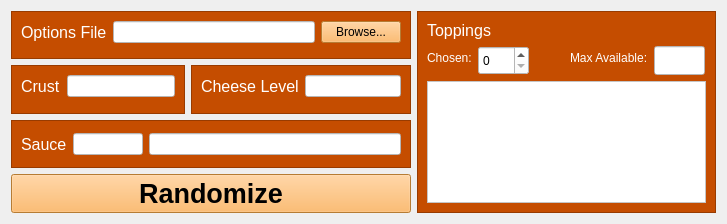
<?xml version="1.0" encoding="UTF-8"?>
<ui version="4.0">
 <class>Form</class>
 <widget class="QWidget" name="Form">
  <property name="geometry">
   <rect>
    <x>0</x>
    <y>0</y>
    <width>727</width>
    <height>224</height>
   </rect>
  </property>
  <property name="minimumSize">
   <size>
    <width>727</width>
    <height>224</height>
   </size>
  </property>
  <property name="maximumSize">
   <size>
    <width>727</width>
    <height>500</height>
   </size>
  </property>
  <property name="windowTitle">
   <string>Random Pizza Generator</string>
  </property>
  <property name="windowIcon">
   <iconset>
    <normaloff>ui/icons8-pizza-80.png</normaloff>ui/icons8-pizza-80.png</iconset>
  </property>
  <property name="styleSheet">
   <string notr="true">background-color: rgb(255, 124, 16);
QLabel {
  color: rgb(255, 255, 255);
}</string>
  </property>
  <layout class="QGridLayout" name="gridLayout_5">
   <item row="0" column="0">
    <layout class="QHBoxLayout" name="horizontalLayout_2"/>
   </item>
   <item row="0" column="1">
    <layout class="QHBoxLayout" name="horizontalLayout_3"/>
   </item>
   <item row="0" column="2">
    <layout class="QHBoxLayout" name="horizontalLayout_7">
     <item>
      <layout class="QVBoxLayout" name="verticalLayout_2">
       <item>
        <layout class="QVBoxLayout" name="verticalLayout">
         <item>
          <widget class="QFrame" name="frame">
           <property name="styleSheet">
            <string notr="true">background-color: rgb(197, 77, 0);</string>
           </property>
           <property name="frameShape">
            <enum>QFrame::StyledPanel</enum>
           </property>
           <property name="frameShadow">
            <enum>QFrame::Raised</enum>
           </property>
           <layout class="QFormLayout" name="formLayout">
            <item row="0" column="0" colspan="2">
             <layout class="QHBoxLayout" name="horizontalLayout">
              <item>
               <widget class="QLabel" name="label_6">
                <property name="font">
                 <font>
                  <pointsize>12</pointsize>
                 </font>
                </property>
                <property name="styleSheet">
                 <string notr="true">color: rgb(255, 255, 255);</string>
                </property>
                <property name="text">
                 <string>Options File</string>
                </property>
               </widget>
              </item>
              <item>
               <widget class="QLineEdit" name="optionsLineEdit">
                <property name="styleSheet">
                 <string notr="true">background-color: rgb(255, 255, 255);
color: rgb(0, 0, 0);</string>
                </property>
                <property name="readOnly">
                 <bool>true</bool>
                </property>
               </widget>
              </item>
              <item>
               <widget class="QPushButton" name="browseButton">
                <property name="styleSheet">
                 <string notr="true">background-color: rgb(255, 173, 73);
color: rgb(0, 0, 0)</string>
                </property>
                <property name="text">
                 <string>Browse...</string>
                </property>
               </widget>
              </item>
             </layout>
            </item>
           </layout>
          </widget>
         </item>
         <item>
          <layout class="QHBoxLayout" name="horizontalLayout_6">
           <item>
            <widget class="QFrame" name="frame_4">
             <property name="styleSheet">
              <string notr="true">background-color: rgb(197, 77, 0);</string>
             </property>
             <property name="frameShape">
              <enum>QFrame::StyledPanel</enum>
             </property>
             <property name="frameShadow">
              <enum>QFrame::Raised</enum>
             </property>
             <layout class="QGridLayout" name="gridLayout">
              <item row="0" column="0">
               <layout class="QFormLayout" name="formLayout_5">
                <item row="0" column="0">
                 <widget class="QLabel" name="label">
                  <property name="font">
                   <font>
                    <pointsize>12</pointsize>
                   </font>
                  </property>
                  <property name="styleSheet">
                   <string notr="true">color: rgb(255, 255, 255);</string>
                  </property>
                  <property name="text">
                   <string>Crust</string>
                  </property>
                 </widget>
                </item>
                <item row="0" column="1">
                 <widget class="QLineEdit" name="crustLineEdit">
                  <property name="styleSheet">
                   <string notr="true">QLineEdit {
	background-color: rgb(255, 255, 255);
    color: rgb(0, 0, 0);
}</string>
                  </property>
                  <property name="readOnly">
                   <bool>true</bool>
                  </property>
                 </widget>
                </item>
               </layout>
              </item>
             </layout>
            </widget>
           </item>
           <item>
            <widget class="QFrame" name="frame_3">
             <property name="maximumSize">
              <size>
               <width>220</width>
               <height>16777215</height>
              </size>
             </property>
             <property name="styleSheet">
              <string notr="true">background-color: rgb(197, 77, 0);</string>
             </property>
             <property name="frameShape">
              <enum>QFrame::StyledPanel</enum>
             </property>
             <property name="frameShadow">
              <enum>QFrame::Raised</enum>
             </property>
             <layout class="QGridLayout" name="gridLayout_4">
              <item row="0" column="0">
               <layout class="QFormLayout" name="formLayout_4">
                <item row="0" column="0">
                 <widget class="QLabel" name="label_2">
                  <property name="font">
                   <font>
                    <pointsize>12</pointsize>
                   </font>
                  </property>
                  <property name="styleSheet">
                   <string notr="true">color: rgb(255, 255, 255);</string>
                  </property>
                  <property name="text">
                   <string>Cheese Level</string>
                  </property>
                 </widget>
                </item>
                <item row="0" column="1">
                 <widget class="QLineEdit" name="cheeseLevelLineEdit">
                  <property name="maximumSize">
                   <size>
                    <width>100</width>
                    <height>16777215</height>
                   </size>
                  </property>
                  <property name="styleSheet">
                   <string notr="true">background-color: rgb(255, 255, 255);
color: rgb(0, 0, 0);</string>
                  </property>
                  <property name="readOnly">
                   <bool>true</bool>
                  </property>
                 </widget>
                </item>
               </layout>
              </item>
             </layout>
            </widget>
           </item>
          </layout>
         </item>
         <item>
          <widget class="QFrame" name="frame_5">
           <property name="styleSheet">
            <string notr="true">background-color: rgb(197, 77, 0);</string>
           </property>
           <property name="frameShape">
            <enum>QFrame::StyledPanel</enum>
           </property>
           <property name="frameShadow">
            <enum>QFrame::Raised</enum>
           </property>
           <layout class="QGridLayout" name="gridLayout_2">
            <item row="0" column="0">
             <layout class="QHBoxLayout" name="horizontalLayout_4">
              <item>
               <widget class="QLabel" name="label_3">
                <property name="font">
                 <font>
                  <pointsize>12</pointsize>
                 </font>
                </property>
                <property name="styleSheet">
                 <string notr="true">color: rgb(255, 255, 255);</string>
                </property>
                <property name="text">
                 <string>Sauce</string>
                </property>
               </widget>
              </item>
              <item>
               <widget class="QLineEdit" name="sauceLevelLineEdit">
                <property name="sizePolicy">
                 <sizepolicy hsizetype="Fixed" vsizetype="Fixed">
                  <horstretch>0</horstretch>
                  <verstretch>0</verstretch>
                 </sizepolicy>
                </property>
                <property name="minimumSize">
                 <size>
                  <width>70</width>
                  <height>0</height>
                 </size>
                </property>
                <property name="maximumSize">
                 <size>
                  <width>70</width>
                  <height>16777215</height>
                 </size>
                </property>
                <property name="styleSheet">
                 <string notr="true">background-color: rgb(255, 255, 255);
color: rgb(0, 0, 0);</string>
                </property>
                <property name="readOnly">
                 <bool>true</bool>
                </property>
               </widget>
              </item>
              <item>
               <widget class="QLineEdit" name="sauceLineEdit">
                <property name="styleSheet">
                 <string notr="true">background-color: rgb(255, 255, 255);
color: rgb(0, 0, 0);</string>
                </property>
                <property name="readOnly">
                 <bool>true</bool>
                </property>
               </widget>
              </item>
             </layout>
            </item>
           </layout>
          </widget>
         </item>
        </layout>
       </item>
       <item>
        <widget class="QPushButton" name="randomizeButton">
         <property name="font">
          <font>
           <pointsize>20</pointsize>
           <weight>75</weight>
           <bold>true</bold>
          </font>
         </property>
         <property name="styleSheet">
          <string notr="true">color: rgb(0, 0, 0);
background-color: rgb(255, 173, 73);</string>
         </property>
         <property name="text">
          <string>Randomize</string>
         </property>
        </widget>
       </item>
      </layout>
     </item>
     <item>
      <widget class="QFrame" name="frame_2">
       <property name="maximumSize">
        <size>
         <width>380</width>
         <height>16777215</height>
        </size>
       </property>
       <property name="styleSheet">
        <string notr="true">background-color: rgb(197, 77, 0);</string>
       </property>
       <property name="frameShape">
        <enum>QFrame::StyledPanel</enum>
       </property>
       <property name="frameShadow">
        <enum>QFrame::Raised</enum>
       </property>
       <layout class="QGridLayout" name="gridLayout_3">
        <item row="0" column="0">
         <widget class="QLabel" name="label_9">
          <property name="font">
           <font>
            <pointsize>12</pointsize>
           </font>
          </property>
          <property name="styleSheet">
           <string notr="true">color: rgb(255, 255, 255);
</string>
          </property>
          <property name="text">
           <string>Toppings</string>
          </property>
         </widget>
        </item>
        <item row="1" column="0">
         <layout class="QHBoxLayout" name="horizontalLayout_5">
          <item>
           <layout class="QFormLayout" name="formLayout_3">
            <item row="0" column="0">
             <widget class="QLabel" name="label_7">
              <property name="styleSheet">
               <string notr="true">color: rgb(255, 255, 255);</string>
              </property>
              <property name="text">
               <string>Chosen:</string>
              </property>
             </widget>
            </item>
            <item row="0" column="1">
             <widget class="QSpinBox" name="toppingNumSelect">
              <property name="sizePolicy">
               <sizepolicy hsizetype="Fixed" vsizetype="Fixed">
                <horstretch>0</horstretch>
                <verstretch>0</verstretch>
               </sizepolicy>
              </property>
              <property name="minimumSize">
               <size>
                <width>51</width>
                <height>29</height>
               </size>
              </property>
              <property name="maximumSize">
               <size>
                <width>51</width>
                <height>16777215</height>
               </size>
              </property>
              <property name="styleSheet">
               <string notr="true">background-color: rgb(255, 255, 255);
color: rgb(0, 0, 0);</string>
              </property>
             </widget>
            </item>
           </layout>
          </item>
          <item>
           <layout class="QFormLayout" name="formLayout_2">
            <item row="0" column="0">
             <widget class="QLabel" name="label_8">
              <property name="styleSheet">
               <string notr="true">color: rgb(255, 255, 255);</string>
              </property>
              <property name="text">
               <string>Max Available:</string>
              </property>
             </widget>
            </item>
            <item row="0" column="1">
             <widget class="QLineEdit" name="maxToppingsLineEdit">
              <property name="sizePolicy">
               <sizepolicy hsizetype="Fixed" vsizetype="Fixed">
                <horstretch>0</horstretch>
                <verstretch>0</verstretch>
               </sizepolicy>
              </property>
              <property name="minimumSize">
               <size>
                <width>51</width>
                <height>29</height>
               </size>
              </property>
              <property name="maximumSize">
               <size>
                <width>51</width>
                <height>29</height>
               </size>
              </property>
              <property name="styleSheet">
               <string notr="true">background-color: rgb(255, 255, 255);
color: rgb(0, 0, 0);</string>
              </property>
              <property name="readOnly">
               <bool>true</bool>
              </property>
             </widget>
            </item>
           </layout>
          </item>
         </layout>
        </item>
        <item row="2" column="0">
         <widget class="QListWidget" name="toppingsListWidget">
          <property name="styleSheet">
           <string notr="true">background-color: rgb(255, 255, 255);
color: rgb(0, 0, 0);</string>
          </property>
          <property name="alternatingRowColors">
           <bool>false</bool>
          </property>
          <property name="sortingEnabled">
           <bool>false</bool>
          </property>
         </widget>
        </item>
       </layout>
      </widget>
     </item>
    </layout>
   </item>
  </layout>
  <zorder>frame_2</zorder>
  <zorder></zorder>
  <zorder>frame_5</zorder>
  <zorder>frame_4</zorder>
 </widget>
 <resources/>
 <connections/>
</ui>
